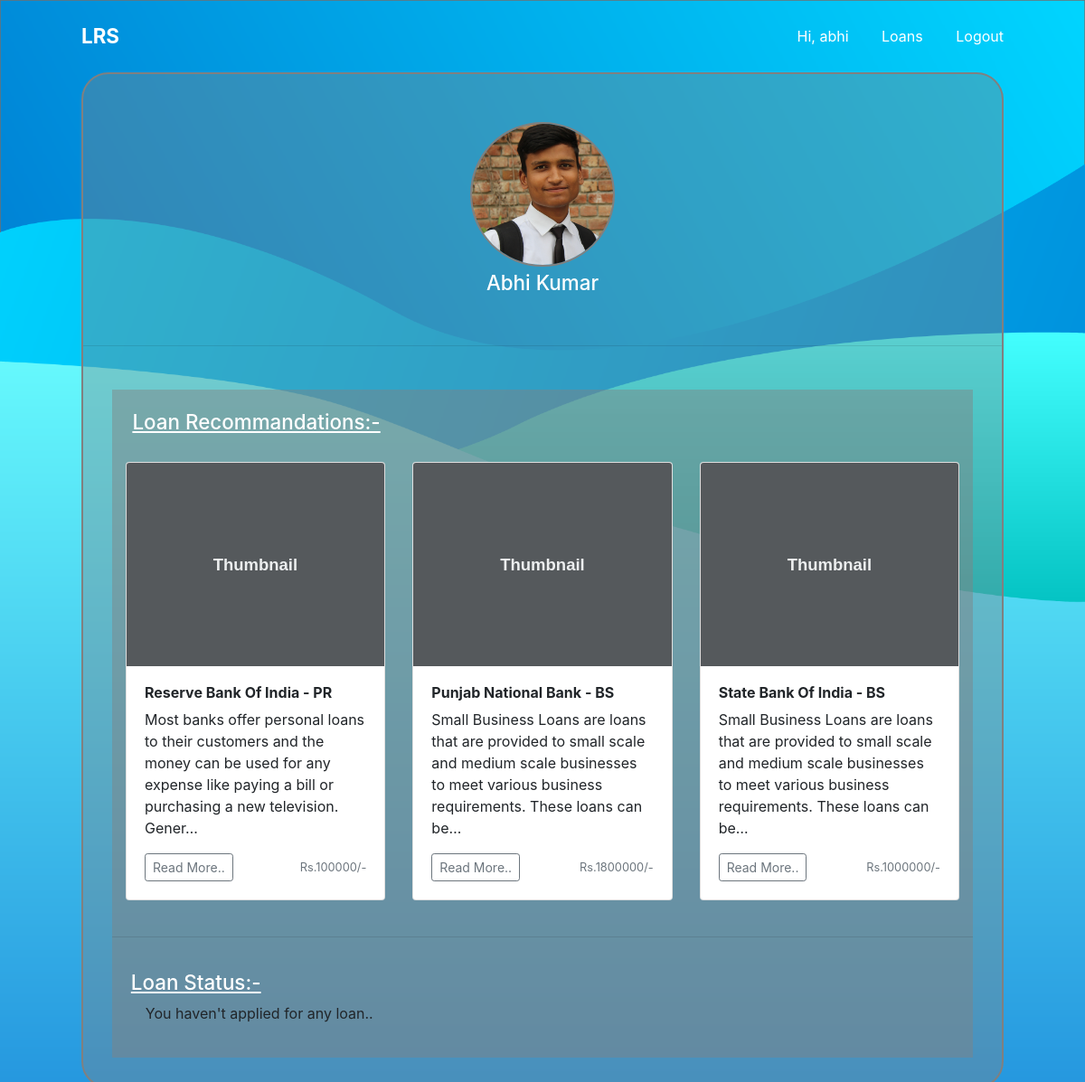
/profile (signed in), run on the app's committed database.
### account/models.py (models this page shows, shortened)
class Account(AbstractBaseUser):
    email = models.EmailField(verbose_name="email", max_length=60, unique=True)
    username = models.CharField(max_length=30, unique=True)
    date_joined = models.DateTimeField(
        verbose_name='date joined', auto_now_add=True)
    last_login = models.DateTimeField(verbose_name='last login', auto_now=True)
    is_admin = models.BooleanField(default=False)
    is_active = models.BooleanField(default=True)
    is_staff = models.BooleanField(default=False)
    is_superuser = models.BooleanField(default=False)
    USERNAME_FIELD = 'email'
    REQUIRED_FIELDS = ['username', ]
    objects = MyAccountManager()

### app/models.py (models this page shows, shortened)
class profile(models.Model):
    user = models.ForeignKey(User, on_delete=models.CASCADE)
    firstName = models.CharField(max_length=140, null=True)
    lastName = models.CharField(max_length=140, null=True)
    image = models.ImageField(upload_to='images/', null=True)

class Loans(models.Model):
    Loantypes = (
        ("HM", "Home"),
        ("PR", "Personal"),
        ("BS", "Bussiness")
    )
    bank = models.CharField(max_length=200)
    type = models.CharField(max_length=100, null=True, choices=Loantypes)
    amount = models.IntegerField()
    interest = models.IntegerField()
    content = models.TextField(null=True)

### app/views.py (the view)
# urls.py: path('profile', views.profilePage, name="profile"),
@login_required(login_url="account/login")
def profilePage(request):
    try:
        pro = profile.objects.get(user=request.user)
        queryset = VisitedLoan.objects.filter(
            user=request.user).order_by('-timevisited')
        data = []
        for query in queryset:
            try:
                temp = Loans.objects.get(id=query.visitedLoanId)
                data.append(temp)
            except Loans.DoesNotExist:
                continue
    except profile.DoesNotExist or VisitedLoan.DoesNotExist:
        return render(request, "app/profile.html", {"updated": False})
    return render(request, "app/profile.html", {"profile": pro, "updated": True, "loans": data[:3]})

### app/templates/app/profile.html (shortened to what this page needs)
{% extends 'base.html' %}
{% load static %}
{% block main %}
<section id="profile-sec">
    <div class="profile">
        <div class="profile-pic">
            {% if profile.image.url %}
            <img src="{{profile.image.url}}">
            {% else %}
            <img src="{% static 'img/logo.png' %}">
            {% endif %}
            {% if updated %}
            <h1>{{profile.firstName}} {{profile.lastName}}</h1>
            {% else %}
            <h1>{{user.username}}</h1>
            {% endif %}
        </div>
        {% if updated %}
        <hr>
        <div class="profile-data-wrepper">
            <div class="loan-recomand">
                <h2 id="loanRecommand">Loan Recommandations:-</h2>
                <div class="container">
                    <div class="row">
                        {% if loans %}
                        {% for loan in loans %}
                        <div class="col-md-4">
                            <div class="card mb-4 box-shadow">
                                <img class="card-img-top"
                                    data-src="holder.js/100px225?theme=thumb&amp;bg=55595c&amp;fg=eceeef&amp;text=Thumbnail"
                                    alt="Thumbnail [100%x225]" style="height: 225px; width: 100%; display: block;"
                                    data-holder-rendered="true">
                                <div class="card-body">
                                    <h2 style="font-size:1em;font-weight:bold;">{{loan.bank}} - {{loan.type}}</h2>
                                    <p class="card-text">{{loan.content|truncatechars:150}}</p>
                                    <div class="d-flex justify-content-between align-items-center">
                                        <div class="btn-group">
                                            <a class="btn btn-sm btn-outline-secondary"
                                                href="{% url 'app:loanDetail' loan.id %}">Read
                                                More..</a>
                                        </div>
                                        <small class="text-muted">Rs.{{loan.amount}}/-</small>
                                    </div>
                                </div>
                            </div>
                        </div>
                        {% endfor %}
                        {% else %}
                        <h1 style="color: white; font-size:1.3em; padding:1em;">We don't have any Recommandations for
                            you...</h1>
                        {% endif %}
                    </div>
                </div>
                <hr>
                <div class="loan-status">
                    <h2>Loan Status:-</h2>
                    <p>You haven't applied for any loan..</p>
                </div>
            </div>
            {% else %}
            <a href="{% url "app:update" %}" id="updatelink">Update your profile first</a>
            {% endif %}
        </div>
</section>
{% endblock main %}

### templates/base.html (shortened to what this page needs)
{% load static %}
<!doctype html>
<html>
<head>
    <link rel="stylesheet" href="{% static 'style/style.css' %}">
    <link rel="stylesheet" href="https://stackpath.bootstrapcdn.com/bootstrap/4.4.1/css/bootstrap.min.css">
</head>
<body>
    <nav>
        <div class="nav-bar">
            <div class="logo">
                <a href="/">LRS</a>
            </div>
            <div class="nav-items">
                {% if user.is_authenticated %}
                    <a href="{% url 'app:profile' %}">Hi, {{user.username}}</a>
                    <a href="{% url 'app:loans' %}">Loans</a>
                    <a href="{% url 'account:logout' %}">Logout</a>
                {% else %}
                <a href="{% url 'account:login' %}" id="login">Login</a>
                <a href="{% url 'account:register' %}" id="block">SignUp</a>
                {% endif %}
            </div>
        </div>
    </nav>
    {% block main %}
    {% endblock main %}
</body>
</html>

### static/style/style.css (style rules this page uses)
* { padding: 0; margin: 0; box-sizing: border-box; }
html { width: 100%; height: 100%; font-family: 'Segoe UI', Tahoma, Geneva, Verdana, sans-serif; background: url("../img/bg2.png") no-repeat; background-size: cover; background-position: top center; background-color: #1c89db; }
body { width: 100%; height: 100%; background: url("../img/bg2.png") no-repeat; background-size: cover; background-position: top center; }
nav { width: 100%; height: 10vh; }
nav .nav-bar { width: 85%; height: 100%; margin: auto; display: flex; align-items: center; justify-content: space-between; animation: animate 0.3s forwards; }
.nav-bar .logo { color: white; font-weight: bold; font-size: 1.4em; }
.logo a { text-decoration: none; color: white; }
.nav-bar .nav-items a { text-decoration: none; color: white; margin-left: 2em; }
.logo a { color: white; text-decoration: none; }
section { width: 100%; height: 90vh; }
#profile-sec { width:100%; height: auto; display: flex; align-items: center; justify-content: center; }
.profile { display: flex; width: 85%; height: auto; border: 2px solid gray; flex-direction: column; border-radius: 30px; background-color: rgba(128, 128, 128, 0.374); margin-bottom: 2em; }
.profile .profile-pic { width: 100%; height: auto; padding: 2em; display: flex; flex-direction: column; align-items: center; justify-content: center; border-top-left-radius: 30px; border-top-right-radius: 30px; }
.profile-pic h1 { font-size:1.4em; color: white; text-transform: capitalize; align-self: center; }
.profile-pic img { width: 160px; height: 160px; margin:1.3em; margin-bottom:0.3em; border-radius: 50%; border: 2px solid gray; }
.profile .profile-data-wrepper { display: flex; align-items: center; justify-content: space-around; padding: 2em; flex-wrap: wrap; }
.profile-data-wrepper .loan-recomand { background-color:rgba(128, 128, 128, 0.459); min-width: 350px; }
.profile-data-wrepper .loan-status { padding: 1.3em; min-width: 350px; }
.profile-data-wrepper .loan-status h2 { font-size:1.4em; color: white; text-decoration: underline; }
.profile-data-wrepper .loan-status p { font-size:1em; padding: 0 1em; }
#loanRecommand { font-size:1.4em; color: white; padding: 1em; text-decoration: underline; }

### data on the page
Account: username "abhi"
profile: image (picture), firstName "Abhi", lastName "Kumar"
Loans: bank "Reserve Bank Of India", type "PR", content "Most banks offer personal loans to their customers and the money can be used for any expense like paying a bill or purchasing a new television. Gener…", amount "100000"
Loans: bank "Punjab National Bank", type "BS", content "Small Business Loans are loans that are provided to small scale and medium scale businesses to meet various business requirements. These loans can be…", amount "1800000"
Loans: bank "State Bank Of India", type "BS", content "Small Business Loans are loans that are provided to small scale and medium scale businesses to meet various business requirements. These loans can be…", amount "1000000"
